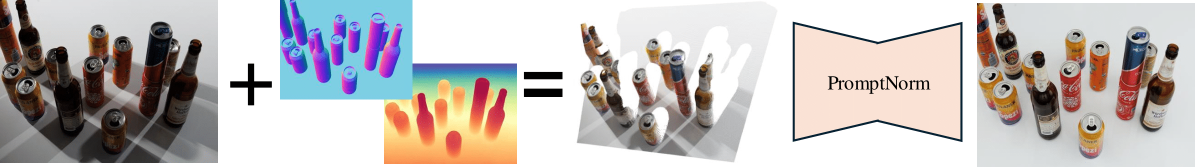
#> input picture python/promptnorm_repo/img/promptnorm_teaser.png, 2390 x 334 px (shown at 1/2 size)
$ python diagnose_gate_decision.py promptnorm_repo/img/promptnorm_teaser.png
#> lines starting #> are read from the running program, lines starting #| are printed output that depends on the picture; after the words box and inside, x2 and y2 are one past the last pixel; in counts of white or black regions, pixels touching at a corner belong together
### python/soil_gate.py
"""
python/soil_gate.py

Stage 1 Soil-vs-Not-Soil Gate.
Extracts rich spatial texture, gradient isotropy, and chrominance features
to classify an image as genuine soil vs non-soil (faces, hands, skin,
wood, cardboard, paper, fabrics, household objects).
"""

import os
import joblib
import numpy as np
from PIL import Image

GATE_MODEL_PATH = os.path.join(os.path.dirname(os.path.abspath(__file__)), "soil_gate_model.joblib")

_LOADED_MODEL = None


def get_gate_model():
    global _LOADED_MODEL
    if _LOADED_MODEL is None and os.path.exists(GATE_MODEL_PATH):
        try:
            _LOADED_MODEL = joblib.load(GATE_MODEL_PATH)
        except Exception as e:
            print(f"[WARN] Could not load soil gate model from {GATE_MODEL_PATH}: {e}")
            _LOADED_MODEL = None
    return _LOADED_MODEL


def _fft_directionality(gray: np.ndarray) -> float:
    """
    Orientation-invariant directional-texture measure using the angular
    distribution of 2D FFT magnitude energy. Catches grain/streak patterns at
    ANY angle (unlike axis-locked gx/gy variance ratios, which only compare
    0 deg vs 90 deg and miss diagonal grain).

    Returns a directionality index (coefficient of variation across 18 angular
    bins, 0-180 deg). Higher = more anisotropic (wood grain, fabric weave).
    Lower = more isotropic (granular soil texture).
    """
    h, w = gray.shape
    g = gray - gray.mean()

    # Hann window to reduce spectral leakage from image edges
    window = np.outer(np.hanning(h), np.hanning(w))
    g_win = g * window

    F = np.fft.fftshift(np.fft.fft2(g_win))
    mag = np.abs(F)

    cy, cx = h // 2, w // 2
    mag[cy, cx] = 0.0  # zero out DC component

    y_idx, x_idx = np.indices(mag.shape)
    dy = (y_idx - cy).astype(np.float64)
    dx = (x_idx - cx).astype(np.float64)
    radius = np.sqrt(dx ** 2 + dy ** 2)
    # Fold direction to orientation (0-180 deg), since a line has no "sign"
    angle = (np.degrees(np.arctan2(dy, dx)) + 180.0) % 180.0

    r_min, r_max = 4.0, float(min(cy, cx) - 2)
    ring_mask = (radius >= r_min) & (radius <= r_max)
    if not np.any(ring_mask):
        return 0.0

    n_bins = 18
    bin_width = 180.0 / n_bins
    bin_idx = np.clip((angle[ring_mask] // bin_width).astype(np.int32), 0, n_bins - 1)
    weights = mag[ring_mask]

    energies = np.bincount(bin_idx, weights=weights, minlength=n_bins)
    total = energies.sum()
    if total < 1e-6:
        return 0.0

    mean_e = energies.mean()
    std_e = energies.std()
    return float(std_e / (mean_e + 1e-6))


def extract_gate_features(img_path_or_obj, crop_roi: bool = False, roi_fraction: float = 0.60) -> np.ndarray:
    """
    Extracts a 17-dimensional feature vector for soil vs not-soil classification:
    - [0]: Laplacian variance (high-frequency grain)
    - [1]: Laplacian absolute mean
    - [2]: Horizontal gradient variance (gx_var)
    - [3]: Vertical gradient variance (gy_var)
    - [4]: Gradient directional isotropy (min/max gradient variance)
    - [5]: Skin chrominance fraction (pixels in standard digital skin locus)
    - [6-8]: Normalized mean R, G, B
    - [9-11]: Normalized standard deviation R, G, B
    - [12]: R/G ratio
    - [13]: R/B ratio
    - [14]: High-frequency spatial roughness
    - [15]: Overall luminance standard deviation
    - [16]: Angle-invariant directionality (FFT angular energy concentration;
            high = directional grain like wood at any angle, low = isotropic soil)
    """
    if isinstance(img_path_or_obj, str):
        img = Image.open(img_path_or_obj)
    else:
        img = img_path_or_obj

    if crop_roi and 0.0 < roi_fraction < 1.0:
        w, h = img.size
        margin_x = (w * (1.0 - roi_fraction)) / 2.0
        margin_y = (h * (1.0 - roi_fraction)) / 2.0
        left   = int(round(margin_x))
        top    = int(round(margin_y))
        right  = int(round(w - margin_x))
        bottom = int(round(h - margin_y))
        img = img.crop((left, top, right, bottom))

    if img.mode in ("P", "RGBA"):
        img = img.convert("RGBA")
        background = Image.new("RGBA", img.size, (255, 255, 255))
        img = Image.alpha_composite(background, img).convert("RGB")
    else:
        img = img.convert("RGB")

    # Resize to uniform 128x128 for consistent feature scale
    img_small = img.resize((128, 128), Image.Resampling.BILINEAR)
    arr = np.asarray(img_small, dtype="float32")

    R = arr[:, :, 0]
    G = arr[:, :, 1]
    B = arr[:, :, 2]

    # Grayscale luminance
    gray = 0.2989 * R + 0.5870 * G + 0.1140 * B

    # 1. Laplacian kernel convolution [-1 -1 -1; -1 8 -1; -1 -1 -1]
    lap = (
        -4.0 * gray[1:-1, 1:-1]
        + gray[:-2, 1:-1] + gray[2:, 1:-1]
        + gray[1:-1, :-2] + gray[1:-1, 2:]
    )
    lap_var = float(np.var(lap))
    lap_mean = float(np.mean(np.abs(lap)))

    # 2. Directional gradients
    gx = gray[:, 1:] - gray[:, :-1]
    gy = gray[1:, :] - gray[:-1, :]
    gx_var = float(np.var(gx))
    gy_var = float(np.var(gy))
    ratio_xy = float(min(gx_var, gy_var) / (max(gx_var, gy_var) + 1e-5))

    # 3. YCbCr Chrominance & Skin Tone Detection
    Cb = -0.168736 * R - 0.331264 * G + 0.500000 * B + 128.0
    Cr =  0.500000 * R - 0.418688 * G - 0.081312 * B + 128.0
    skin_mask = (Cb >= 77.0) & (Cb <= 127.0) & (Cr >= 133.0) & (Cr <= 173.0)
    skin_fraction = float(np.mean(skin_mask))

    # 4. Color statistics
    r_mean = float(np.mean(R))
    g_mean = float(np.mean(G))
    b_mean = float(np.mean(B))
    r_std = float(np.std(R))
    g_std = float(np.std(G))
    b_std = float(np.std(B))
    rg_ratio = float(r_mean / (g_mean + 1e-5))
    rb_ratio = float(r_mean / (b_mean + 1e-5))

    # 5. High-frequency spatial roughness
    hf_energy = float(np.mean(np.abs(gray - np.mean(gray))))
    gray_std = float(np.std(gray))

    # 6. Angle-invariant directionality (catches diagonal/any-angle grain,
    #    unlike ratio_xy which only compares 0 deg vs 90 deg)
    directionality = _fft_directionality(gray)

    return np.array([
        lap_var, lap_mean,
        gx_var, gy_var, ratio_xy,
        skin_fraction,
        r_mean / 255.0, g_mean / 255.0, b_mean / 255.0,
        r_std / 255.0, g_std / 255.0, b_std / 255.0,
        rg_ratio, rb_ratio,
        hf_energy,
        gray_std,
        directionality,          # <-- NEW: index [16]
    ], dtype="float32")


def predict_is_soil(image_path_or_obj, crop_roi: bool = False, roi_fraction: float = 0.60) -> tuple[bool, float]:
    """
    Evaluates whether an image is genuine soil (True) or non-soil/fake (False).
    Returns (is_soil: bool, confidence: float).
    """
    model = get_gate_model()
    features = extract_gate_features(image_path_or_obj, crop_roi=crop_roi, roi_fraction=roi_fraction)
    if not isinstance(image_path_or_obj, str) and not crop_roi:
        # Remember (image object -> gate features) so compare_to_reference can reuse it
        _GATE_MEMO.append((image_path_or_obj, features))
        del _GATE_MEMO[:-4]

    if model is not None:
        X = features.reshape(1, -1)
        prob = model.predict_proba(X)[0]
        # Class 1 is real_soil, Class 0 is not_soil
        soil_prob = float(prob[1]) if len(prob) > 1 else float(prob[0])
        is_soil = bool(soil_prob >= 0.50)
        conf = soil_prob if is_soil else (1.0 - soil_prob)
        return is_soil, round(conf, 3)

    # Heuristic fallback if model file has not yet been generated
    lap_var = features[0]
    ratio_xy = features[4]
    gray_std = features[15]
    directionality = features[16]
    # NOTE: 1.8 is an untuned starting threshold — verify/adjust against your
    # own wood vs. soil samples once real data is available; this fallback path
    # is only used before soil_gate_model.joblib exists.
    is_soil = (
        (lap_var > 35.0) and (ratio_xy > 0.40) and (gray_std > 8.0)
        and (directionality < 1.8)
    )
    conf = 0.75 if is_soil else 0.80
    return bool(is_soil), conf


# ── Stage 1 live dataset comparison (cache-backed) ─────────────────────────
REF_CACHE_NAME = "stage1_reference_cache.npz"
REF_FEATURE_VERSION = 2          # v2 = 7 Lab/texture dims + 17 gate dims, z-scored
REF_THUMB = (64, 64)
REF_MIN_PER_CLASS = 5
REF_DIMS = 24
_REF_CACHE = None  # None = not tried yet, False = unavailable, tuple = loaded
_GATE_MEMO: list = []  # recent (image object, 17-dim gate features) from predict_is_soil


# [84 lines left out: functions extract_reference_features, extract_combined_features, reference_cache_path, _load_reference_cache, compare_to_reference, not called in this run]

### python/diagnose_gate_decision.py
#!/usr/bin/env python3
"""
diagnose_gate_decision.py — Prints the exact gate features and decision for a
specific image, to diagnose why something was accepted or rejected.

Usage:
    python diagnose_gate_decision.py <image_path>
"""

import sys
import os

sys.path.insert(0, os.path.dirname(os.path.abspath(__file__)))
from soil_gate import extract_gate_features, predict_is_soil, get_gate_model

FEATURE_NAMES = [
    "lap_var (grain/texture variance)",
    "lap_mean (texture abs mean)",
    "gx_var (horizontal gradient variance)",
    "gy_var (vertical gradient variance)",
    "ratio_xy (0deg/90deg isotropy)",
    "skin_fraction (YCbCr skin chrominance ratio)",
    "r_mean (normalized)",
    "g_mean (normalized)",
    "b_mean (normalized)",
    "r_std (normalized)",
    "g_std (normalized)",
    "b_std (normalized)",
    "rg_ratio",
    "rb_ratio",
    "hf_energy (high-frequency roughness)",
    "gray_std (luminance std dev)",
    "directionality (FFT angular energy concentration)",
]

def main():
    if len(sys.argv) < 2:
        print("Usage: python diagnose_gate_decision.py <image_path>")
        return 1

    image_path = sys.argv[1]
    if not os.path.exists(image_path):
        print(f"Error: Image not found at {image_path}")
        return 1

    features = extract_gate_features(image_path)
#> in extract_gate_features, img is the input picture: PIL image 2390x334 P; mean R, G, B 194.5, 188.6, 187.3
#> in extract_gate_features, `background = Image.new("RGBA", img.size, (255, 255, 255))`: background: PIL image 2390x334 RGBA; every value is 255
#> in extract_gate_features, `gray = 0.2989 * R + 0.5870 * G + 0.1140 * B`:
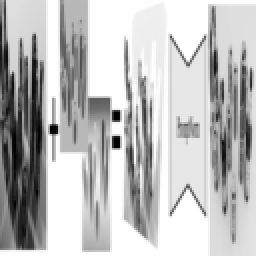
#> gray: shape (128, 128) float32 (shown 2 times larger); min 0, max 255, mean 190.2
#> in extract_gate_features, `lap = ( -4.0 * gray[1:-1, 1:-1] + gray[:-2, 1:-1] + gray[2:, 1:-1] + g..`:
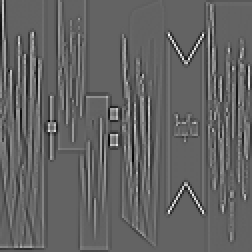
#> lap: shape (126, 126) float32 (shown 2 times larger); min -244, max 383.7, mean 0; drawn with min black and max white
#> in extract_gate_features, `lap_var = float(np.var(lap))`: lap_var = 3419.8
#> in extract_gate_features, `lap_mean = float(np.mean(np.abs(lap)))`: lap_mean = 35
#> in extract_gate_features, `gx = gray[:, 1:] - gray[:, :-1]`:
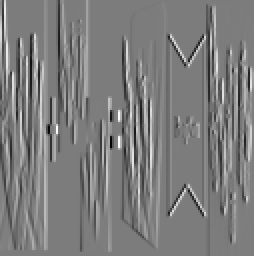
#> gx: shape (128, 127) float32 (shown 2 times larger); min -171, max 178, mean 0.9; drawn with min black and max white
#> in extract_gate_features, `gy = gray[1:, :] - gray[:-1, :]`:
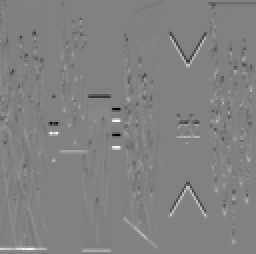
#> gy: shape (127, 128) float32 (shown 2 times larger); min -183.6, max 178.1, mean 0.1; drawn with min black and max white
#> in extract_gate_features, `gx_var = float(np.var(gx))`: gx_var = 1392.2
#> in extract_gate_features, `gy_var = float(np.var(gy))`: gy_var = 176.1
#> in extract_gate_features, `ratio_xy = float(min(gx_var, gy_var) / (max(gx_var, gy_var) + 1e-5))`: ratio_xy = 0.126
#> in extract_gate_features, `skin_mask = (Cb >= 77.0) & (Cb <= 127.0) & (Cr >= 133.0) & (Cr <= 173.0)`:
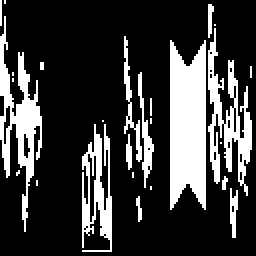
#> skin_mask: shape (128, 128) bool (shown 2 times larger); 23.2% white; 26 white regions (16 under 20 px), largest, box (x1, y1, x2, y2) and area: (85, 20, 103, 105) 1300, (0, 8, 21, 116) 768, (104, 14, 126, 98) 698
#> in extract_gate_features, `skin_fraction = float(np.mean(skin_mask))`: skin_fraction = 0.232
#> in extract_gate_features, `r_mean = float(np.mean(R))`: r_mean = 194.5
#> in extract_gate_features, `g_mean = float(np.mean(G))`: g_mean = 188.6
#> in extract_gate_features, `b_mean = float(np.mean(B))`: b_mean = 187.3
#> in extract_gate_features, `r_std = float(np.std(R))`: r_std = 66.57
#> in extract_gate_features, `g_std = float(np.std(G))`: g_std = 68.9
#> in extract_gate_features, `b_std = float(np.std(B))`: b_std = 70.8
#> in extract_gate_features, `rg_ratio = float(r_mean / (g_mean + 1e-5))`: rg_ratio = 1.03
#> in extract_gate_features, `rb_ratio = float(r_mean / (b_mean + 1e-5))`: rb_ratio = 1.04
#> in extract_gate_features, `hf_energy = float(np.mean(np.abs(gray - np.mean(gray))))`: hf_energy = 55.47
#> in extract_gate_features, `gray_std = float(np.std(gray))`: gray_std = 66.62
#> in _fft_directionality, `g_win = g * window`:
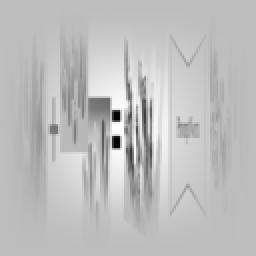
#> g_win: shape (128, 128) float64 (shown 2 times larger); min -184.4, max 64.27, mean 1.4; drawn with min black and max white
#> in _fft_directionality, `mag[cy, cx] = 0.0`: mag: shape (128, 128) float64; min 0, max 47955.8, mean 1102.5
#> in _fft_directionality, `angle = (np.degrees(np.arctan2(dy, dx)) + 180.0) % 180.0`:
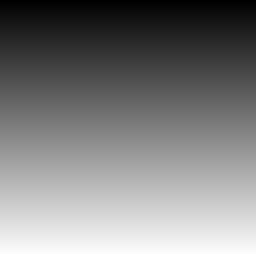
#> dy: shape (128, 128) float64 (shown 2 times larger); min -64, max 63, mean -0.5; drawn with min black and max white
#> in _fft_directionality, `weights = mag[ring_mask]`: weights = 12016 values, max 39278.3 at index 6006, min 0.825 at index 8948, mean 1373.4
#> in _fft_directionality, `energies = np.bincount(bin_idx, weights=weights, minlength=n_bins)`: energies = 18 values, max 3018754.1 at index 0, min 494941.8 at index 5, mean 916810.6
#> in _fft_directionality, `total = energies.sum()`: total = 16502591.1
#> in _fft_directionality, `mean_e = energies.mean()`: mean_e = 916810.6
#> in _fft_directionality, `std_e = energies.std()`: std_e = 673077
#> in extract_gate_features, `directionality = _fft_directionality(gray)`: directionality = 0.734
#> features = 17 values, max 3419.8 at index 0, min 0.126 at index 4, mean 303
    is_soil, confidence = predict_is_soil(image_path)
#> in predict_is_soil, `lap_var = features[0]`: lap_var = 3419.8
#> in predict_is_soil, `ratio_xy = features[4]`: ratio_xy = 0.126
#> in predict_is_soil, `gray_std = features[15]`: gray_std = 66.62
#> in predict_is_soil, `directionality = features[16]`: directionality = 0.734
#> in predict_is_soil, `is_soil = ( (lap_var > 35.0) and (ratio_xy > 0.40) and (gray_std > 8.0..`: is_soil = False
#> in predict_is_soil, `conf = 0.75 if is_soil else 0.80`: conf = 0.8
#> is_soil = False; confidence = 0.8

    model = get_gate_model()
    raw_soil_prob = None
    if model is not None:
        X = features.reshape(1, -1)
        prob = model.predict_proba(X)[0]
        raw_soil_prob = float(prob[1]) if len(prob) > 1 else float(prob[0])

    print(f"\n=== Gate Decision for: {image_path} ===")
    print(f"Result: {'REAL_SOIL' if is_soil else 'NOT_SOIL (rejected)'}")
#| Result: NOT_SOIL (rejected)
    print(f"Confidence: {confidence:.4f}")
#| Confidence: 0.8000
    if raw_soil_prob is not None:
        print(f"Raw Soil Probability (P(soil)): {raw_soil_prob:.4f} (Threshold: 0.5000)")
    print("\n--- Feature values ---")
    for name, val in zip(FEATURE_NAMES, features):
        print(f"  {name}: {val:.4f}")
#> this loop made 17 passes
#> (name, val) on passes 1, 2, 3, 4, 5, 7, 8, 9, 10, 11, 12, 13: ('lap_var (grain/texture variance)', 3419.8), ('lap_mean (texture abs mean)', 35), ('gx_var (horizontal gradient variance)', 1392.2), ('gy_var (vertical gradient variance)', 176.1), ('ratio_xy (0deg/90deg isotropy)', 0.126), ('r_mean (normalized)', 0.763), ('g_mean (normalized)', 0.74), ('b_mean (normalized)', 0.735), ('r_std (normalized)', 0.261), ('g_std (normalized)', 0.27), ('b_std (normalized)', 0.278), ('rg_ratio', 1.03)
#> val on passes 6, 17: 0.232, 0.734
#|   lap_var (grain/texture variance): 3419.7971
#|   lap_mean (texture abs mean): 35.0009
#|   gx_var (horizontal gradient variance): 1392.1693
#|   gy_var (vertical gradient variance): 176.0837
#|   ratio_xy (0deg/90deg isotropy): 0.1265
#|   skin_fraction (YCbCr skin chrominance ratio): 0.2318
#|   r_mean (normalized): 0.7626
#|   g_mean (normalized): 0.7397
#> (further printed lines are left out)

    return 0

if __name__ == "__main__":
    sys.exit(main())
#> (the program exits here)
